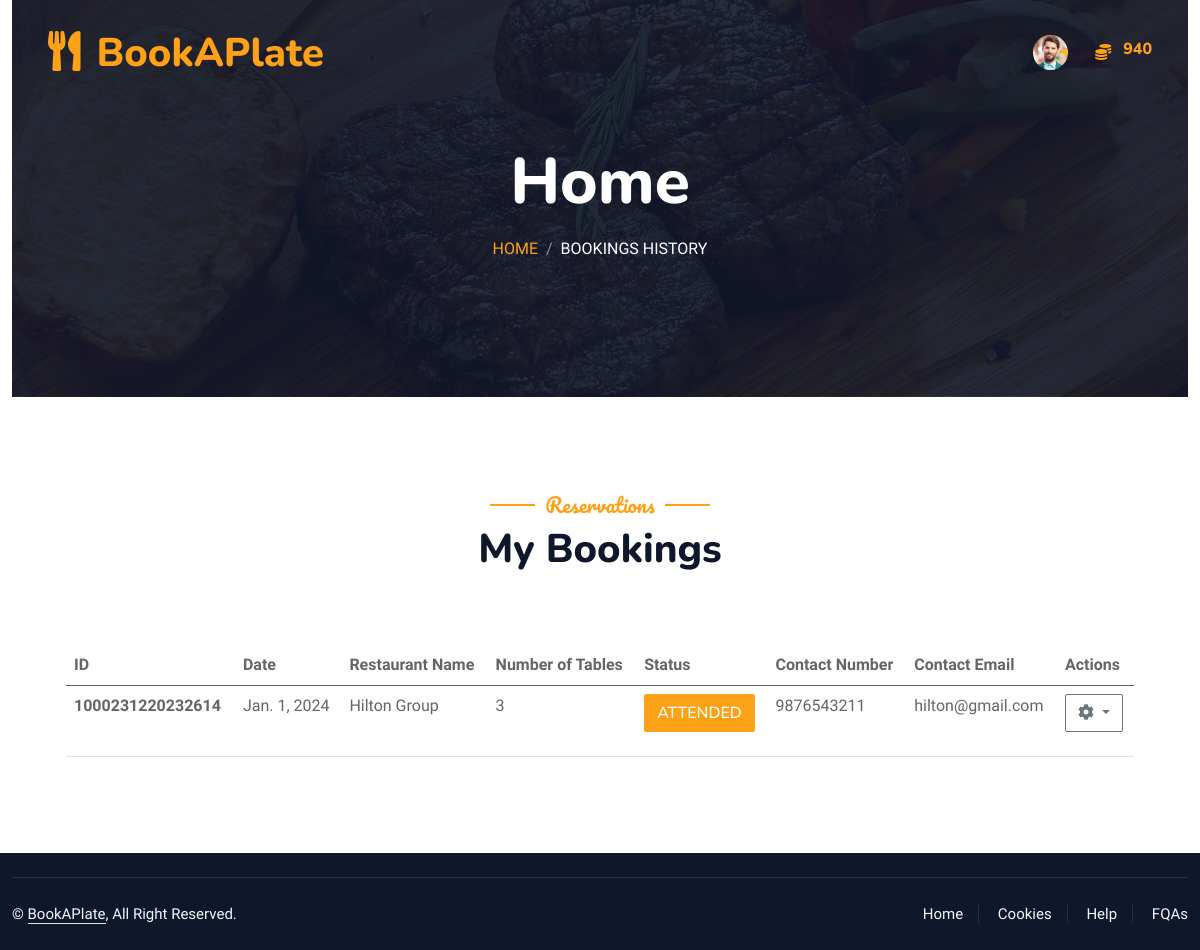
The app's page /customer_user/reservations/ (signed in) with its own data.
### admin_workbench/models.py (models this page shows)
class Customer(models.Model):
    customer_id = models.AutoField(primary_key=True)
    phone = models.CharField(max_length=13, unique=True)
    address = models.CharField(max_length=100)
    place = models.CharField(max_length=100)
    STATES_CHOICES = [
    ('','Select State'),
    ('Andhra Pradesh', 'Andhra Pradesh'),
    ('Arunachal Pradesh', 'Arunachal Pradesh'),
    ('Assam', 'Assam'),
    ('Bihar', 'Bihar'),
    ('Chhattisgarh', 'Chhattisgarh'),
    ('Goa', 'Goa'),
    ('Gujarat', 'Gujarat'),
    ('Haryana', 'Haryana'),
    ('Himachal Pradesh', 'Himachal Pradesh'),
    ('Jharkhand', 'Jharkhand'),
    ('Karnataka', 'Karnataka'),
    ('Kerala', 'Kerala'),
    ('Madhya Pradesh', 'Madhya Pradesh'),
    ('Maharashtra', 'Maharashtra'),
    ('Manipur', 'Manipur'),
    ('Meghalaya', 'Meghalaya'),
    ('Mizoram', 'Mizoram'),
    ('Nagaland', 'Nagaland'),
    ('Odisha', 'Odisha'),
    ('Punjab', 'Punjab'),
    ('Rajasthan', 'Rajasthan'),
    ('Sikkim', 'Sikkim'),
    ('Tamil Nadu', 'Tamil Nadu'),
    ('Telangana', 'Telangana'),
    ('Tripura', 'Tripura'),
    ('Uttar Pradesh', 'Uttar Pradesh'),
    ('Uttarakhand', 'Uttarakhand'),
    ('West Bengal', 'West Bengal')
]
    state = models.CharField(max_length=100, choices=STATES_CHOICES,default='Kerala')
    status = models.CharField(max_length=10, default='Active')
    profile_photo = models.ImageField(upload_to='profile_pictures/', null=True)
    id_proof = models.ImageField(upload_to='customer_identifier/', null=True)
    user = models.OneToOneField(User, on_delete=models.CASCADE)

class Coins(models.Model):
    coin_id = models.AutoField(primary_key=True)
    coin_quantity = models.IntegerField(default= 2000)
    user = models.ForeignKey(Customer,on_delete=models.CASCADE)

class BookingDetails(models.Model):
    booking_id = models.AutoField(primary_key=True)
    date = models.DateField(null=True)
    STATUS_CHOICES = [
        ('Booked', 'Booked'),
        ('Completed', 'Completed'),
        ('Cancelled','Cancelled') ,
        ('Attended','Attended')
    ]
    status =models.CharField(max_length=100, choices=STATUS_CHOICES,default='Requested')
    MEAL_CHOICES = [
        ('Breakfast', 'Breakfast'),
        ('Lunch', 'Lunch'),
        ('Supper', 'Supper'),
    ]
    meal_time = models.CharField(max_length=100, choices=MEAL_CHOICES,default='Full Day')
    coins_spend = models.IntegerField(default=0)
    facility = models.ManyToManyField(FacilityDetails, related_name='booking_facilities')
    customer = models.ForeignKey(Customer, on_delete=models.CASCADE)
    booked_date= models.DateField()
    from datetime import datetime

class FacilityDetails(models.Model):
    facility_id = models.AutoField(primary_key=True)
    facility_name = models.CharField(max_length=100,default='Table')
    facility_number =models.CharField(max_length=10)
    seat_count = models.IntegerField(default=2)
    SEATING_LOCATION_CHOICES = [
        ('Indoor','Indoor'),
        ('Outdoor','Outdoor'),
    ]
    seat_arrangement =  models.CharField(max_length=100, choices=SEATING_LOCATION_CHOICES, default= 'Indoor',null=True)
    restaurant = models.ForeignKey(Restaurant, on_delete=models.CASCADE)

class Restaurant(models.Model):
    restaurant_id = models.AutoField(primary_key=True)
    phone = models.CharField(max_length=13, unique=True)
    address = models.CharField(max_length=100)
    place = models.CharField(max_length=100)
    STATES_CHOICES = [
    ('','Select State'),
    ('Andhra Pradesh', 'Andhra Pradesh'),
    ('Arunachal Pradesh', 'Arunachal Pradesh'),
    ('Assam', 'Assam'),
    ('Bihar', 'Bihar'),
    ('Chhattisgarh', 'Chhattisgarh'),
    ('Goa', 'Goa'),
    ('Gujarat', 'Gujarat'),
    ('Haryana', 'Haryana'),
    ('Himachal Pradesh', 'Himachal Pradesh'),
    ('Jharkhand', 'Jharkhand'),
    ('Karnataka', 'Karnataka'),
    ('Kerala', 'Kerala'),
    ('Madhya Pradesh', 'Madhya Pradesh'),
    ('Maharashtra', 'Maharashtra'),
    ('Manipur', 'Manipur'),
    ('Meghalaya', 'Meghalaya'),
    ('Mizoram', 'Mizoram'),
    ('Nagaland', 'Nagaland'),
    ('Odisha', 'Odisha'),
    ('Punjab', 'Punjab'),
    ('Rajasthan', 'Rajasthan'),
    ('Sikkim', 'Sikkim'),
    ('Tamil Nadu', 'Tamil Nadu'),
    ('Telangana', 'Telangana'),
    ('Tripura', 'Tripura'),
    ('Uttar Pradesh', 'Uttar Pradesh'),
    ('Uttarakhand', 'Uttarakhand'),
    ('West Bengal', 'West Bengal')
]
    state = models.CharField(max_length=100, choices=STATES_CHOICES, default='Kerala')
    status = models.CharField(max_length=10, default='Inactive')
    profile_photo = models.ImageField(upload_to='restaurant_profile/', null=True)
    pancard = models.ImageField(upload_to='business_pan/', null=True)
    description = models.TextField()
    fssai_registration_number = models.DecimalField(max_digits=14, unique=True, decimal_places=0)
    license_number = models.CharField(max_length=100, unique=True)
    user = models.OneToOneField(User, on_delete=models.CASCADE)

### customer/views.py (the view)
# urls.py: path('reservations/', BookingHistoryView, name='my_reservations'),
@login_required
def BookingHistoryView(request):
    logged_user, customer, coins = get_customer_and_coins(request)
    my_booking = BookingDetails.objects.filter(customer=customer).order_by('-date')
    context = {
        'bookings': my_booking,
        'logged_user': logged_user,
        'customer': customer,
        'coins': coins,
    }
    return render(request, 'customer/booking_history.html', context)

### customer/views.py (called while the page is built)
@login_required
def get_customer_and_coins(request):
    logged_user = request.user
    customer = get_object_or_404(Customer, user=logged_user)
    coins = get_object_or_404(Coins, user=customer)
    return logged_user, customer, coins

### customer/templates/customer/booking_history.html (shortened to what this page needs)
{% extends 'customer/base.html'%} {% load static %}  {% block content %}
<div class="container-xxl position-relative p-0">
  <div class="container-xxl py-5 bg-dark hero-header mb-5">
    <div class="container text-center my-5 pt-5 pb-4">
      <h1 class="display-3 text-white mb-3 animated slideInDown">Home</h1>
      <nav aria-label="breadcrumb">
        <ol class="breadcrumb justify-content-center text-uppercase">
          <li class="breadcrumb-item"><a href="#">Home</a></li>
          <li class="breadcrumb-item text-white active" aria-current="page">
            Bookings History
          </li>
        </ol>
      </nav>
    </div>
  </div>
</div>
<div class="container-xxl py-5">
  <div class="container">
    <div class="text-center wow fadeInUp" data-wow-delay="0.1s">
      <h5 class="section-title ff-secondary text-center text-primary fw-normal">
        Reservations
      </h5>
      <h1 class="mb-5">My Bookings</h1>
    </div>
    <div class="row g-4">
      <div class="col-lg-12 col-sm-12 wow fadeInUp" data-wow-delay="0.1s">
        <div class="p-4">
          <div class="table-responsive-sm">
            <table class="table">
              <thead>
                <tr>
                  <th scope="col">ID</th>
                  <th scope="col">Date</th>
                  <th scope="col">Restaurant Name</th>
                  <th scope="col">Number of Tables</th>
                  <th scope="col">Status</th>
                  <th scope="col">Contact Number</th>
                  <th scope="col">Contact Email</th>
                  <th scope="col">Actions</th>
                </tr>
              </thead>
              <tbody>
                {% if bookings %} {% for booking in bookings %}
                <tr>
                  <th scope="row">{{ booking.booking_id }}</th>
                  <td>{{booking.date}}</td>
                  <td>
                    {{booking.facility.first.restaurant.user.first_name}}&nbsp;
                  </td>
                  <td>{{ booking.facility.count }}</td>
                  {% if booking.status == 'Booked' %}
                  <td><p class="btn btn-success">{{ booking.status}}</p></td>
                  {% elif booking.status == 'Attended' %}
                  <td><p class="btn btn-primary">{{ booking.status}}</p></td>
                  {% elif booking.status == 'Cancelled' %}
                  <td><p class="btn btn-danger">{{ booking.status}}</p></td>
                   {% else %}
                  <td><p class="btn btn-secondary">{{ booking.status}}</p></td>
                  {% endif %}
                  <td>{{ booking.facility.first.restaurant.phone }}</td>
                  <td>{{ booking.facility.first.restaurant.user.email}}</td>
                  <td>
                    <div class="btn-group">
                      <button
                        type="button"
                        class="btn btn-outline-secondary dropdown-toggle"
                        data-bs-toggle="dropdown"
                        aria-expanded="false"
                      >
                        <i class="fas fa-cog"></i>
                      </button>
                    </div>
                  </td>
                </tr>
                {% endfor %} {% else %}
                <tr>
                  <th scope="row" colspan="7" class="text-center">
                    <p>No records to display</p>
                  </th>
                </tr>
                {% endif %}
              </tbody>
            </table>
          </div>
        </div>
      </div>
    </div>
  </div>
</div>
{% endblock %}

### customer/templates/customer/base.html (shortened to what this page needs)
{% load static %}
<!DOCTYPE html>
<html lang="en">
  <head>
    <link
      href="https://cdnjs.cloudflare.com/ajax/libs/font-awesome/5.10.0/css/all.min.css"
      rel="stylesheet"
    />
    <link
      href="https://cdn.jsdelivr.net/npm/bootstrap-icons@1.4.1/font/bootstrap-icons.css"
      rel="stylesheet"
    />
    <link
      href="{% static 'book_a_plate/lib/animate/animate.min.css' %}"
      rel="stylesheet"
    />
    <link
      href="{% static 'book_a_plate/lib/owlcarousel/assets/owl.carousel.min.css' %}"
      rel="stylesheet"
    />
    <link
      href="{% static 'book_a_plate/lib/tempusdominus/css/tempusdominus-bootstrap-4.min.css' %}"
      rel="stylesheet"
    />
    <link
      href="{% static 'book_a_plate/css/bootstrap.min.css' %}"
      rel="stylesheet"
    />
    <link href="{% static 'book_a_plate/css/style.css' %}" rel="stylesheet" />
  </head>
  <body>
    <div class="container-xxl bg-white p-0">
      <div class="container-xxl position-relative p-0">
        <nav
          class="navbar navbar-expand-lg navbar-dark bg-dark px-4 px-lg-5 py-3 py-lg-0"
        >
          <a href="#" class="navbar-brand p-0">
            <h1 class="text-primary m-0">
              <i class="fa fa-utensils me-3"></i>BookAPlate
            </h1>
          </a>
          <div
            class="collapse navbar-collapse justify-content-end px-0"
            id="navbarNav"
          >
            <ul
              class="navbar-nav flex-row ms-auto align-items-center justify-content-end"
            >
              <li class="nav-item dropdown">
                <a
                  class="nav-link nav-icon-hover"
                  href="javascript:void(0)"
                  id="drop2"
                  data-bs-toggle="dropdown"
                  aria-expanded="false"
                >
                  {% if logged_user.is_authenticated and customer.profile_photo.url %}
                  <img
                    src="{{customer.profile_photo.url}}"
                    alt=""
                    width="35"
                    height="35"
                    class="rounded-circle"
                  />
                  {% else %}
                  <i class="fa fa-list"></i>
                  {% endif %}
                </a>
              </li>
              <li class="nav-item">
                <span>&nbsp;&nbsp;&nbsp;&nbsp;&nbsp;&nbsp;</span>
                <label class="text-primary">
                  <i class="fa fa-coins"></i>
                </label>
                <span>&nbsp;&nbsp;</span>
              </li>
              <li class="nav-item">
                <label class="text-primary">
                  <h6 class="text-primary">{{coins.coin_quantity}}</h6>
                </label>
              </li>
            </ul>
          </div>
        </nav>
      </div>
      <div class="container-fluid">{% block content %} {% endblock %}</div>
      <div
        class="container-fluid bg-dark text-light footer pt-4 mt-2 wow fadeIn"
        data-wow-delay="0.1s"
      >
        <div class="copyright">
          <div class="row">
            <div class="col-md-6 text-center text-md-start mb-3 mb-md-0">
              &copy; <a class="border-bottom" href="#">BookAPlate</a>, All Right
              Reserved.
            </div>
            <div class="col-md-6 text-center text-md-end">
              <div class="footer-menu">
                <a href="#">Home</a>
                <a href="#">Cookies</a>
                <a href="#">Help</a>
                <a href="#">FQAs</a>
              </div>
            </div>
          </div>
        </div>
      </div>
    </div>
  </body>
</html>

### static/book_a_plate/css/style.css (style rules this page uses)
:root { --primary: #FEA116; --light: #F1F8FF; --dark: #0F172B; }
.ff-secondary { font-family: 'Pacifico', cursive; }
.btn { font-family: 'Nunito', sans-serif; font-weight: 500; text-transform: uppercase; transition: .5s; }
.btn.btn-primary, .btn.btn-secondary { color: #FFFFFF; }
.navbar-dark .navbar-nav .nav-link { position: relative; margin-left: 25px; padding: 35px 0; font-size: 15px; color: var(--light) !important; text-transform: uppercase; font-weight: 500; outline: none; transition: .5s; }
@media (min-width: 992px) { .navbar-dark { position: absolute; width: 100%; top: 0; left: 0; z-index: 999; background: transparent !important; } }
.hero-header { background: linear-gradient(rgba(15, 23, 43, .9), rgba(15, 23, 43, .9)), url(../img/bg-hero.jpg); background-position: center center; background-repeat: no-repeat; background-size: cover; }
.breadcrumb-item + .breadcrumb-item::before { color: rgba(255, 255, 255, .5); }
.section-title { position: relative; display: inline-block; }
.section-title::before { position: absolute; content: ""; width: 45px; height: 2px; top: 50%; left: -55px; margin-top: -1px; background: var(--primary); }
.section-title::after { position: absolute; content: ""; width: 45px; height: 2px; top: 50%; right: -55px; margin-top: -1px; background: var(--primary); }
.footer .copyright { padding: 25px 0; font-size: 15px; border-top: 1px solid rgba(256, 256, 256, .1); }
.footer .copyright a { color: var(--light); }
.footer .footer-menu a { margin-right: 15px; padding-right: 15px; border-right: 1px solid rgba(255, 255, 255, .1); }
.footer .footer-menu a:last-child { margin-right: 0; padding-right: 0; border-right: none; }

### records on screen
Customer: profile_photo (picture)
Coins: coin_quantity "940"
BookingDetails: booking_id "1000231220232614", date "Jan. 1, 2024", facility.first.restaurant.user.first_name "Hilton Group", facility.count "3", status "ATTENDED", facility.first.restaurant.phone "9876543211", facility.first.restaurant.user.email "hilton@gmail.com"
